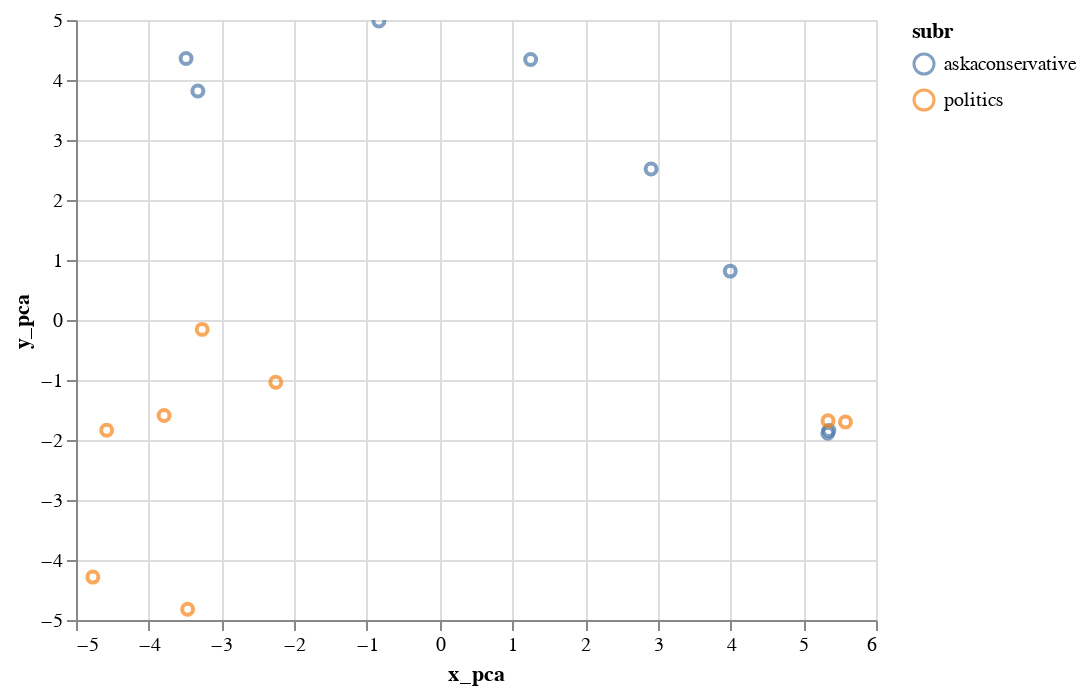

Notebook source saved alongside this figure:
### Code cell
alt.Chart(df)\
    .mark_point()\
    .encode(
        x = 'x_pca',
        y = 'y_pca',
        color = 'subr',
        tooltip = 'year'
    ).interactive()

### Figure 1 — Vega-Lite specification as saved in the notebook (floating-point values rounded to 4 significant figures; data arrays with more than 128 entries replaced by an {"elided": "..."} marker saying what was removed)
{"config": {"view": {"continuousWidth": 400, "continuousHeight": 300}}, "data": {"name": "data-9da9944136ee67ad1cae3977cdad2db1"}, "mark": "point", "encoding": {"color": {"type": "nominal", "field": "subr"}, "tooltip": {"type": "quantitative", "field": "year"}, "x": {"type": "quantitative", "field": "x_pca"}, "y": {"type": "quantitative", "field": "y_pca"}}, "selection": {"selector008": {"type": "interval", "bind": "scales", "encodings": ["x", "y"]}}, "$schema": "https://vega.github.io/schema/vega-lite/v4.8.1.json", "datasets": {"data-9da9944136ee67ad1cae3977cdad2db1": [{"subr": "askaconservative", "year": 2013, "vec": {"elided": "300 float values"}, "x_tsne": 42.72, "y_tsne": -52.18, "x_pca": 5.352, "y_pca": -1.84}, {"subr": "askaconservative", "year": 2014, "vec": {"elided": "300 float values"}, "x_tsne": -28.86, "y_tsne": -62.78, "x_pca": 5.337, "y_pca": -1.886}, {"subr": "askaconservative", "year": 2015, "vec": {"elided": "300 float values"}, "x_tsne": 90.51, "y_tsne": -101.0, "x_pca": 3.996, "y_pca": 0.8149}, {"subr": "askaconservative", "year": 2016, "vec": {"elided": "300 float values"}, "x_tsne": 111.6, "y_tsne": -27.12, "x_pca": 2.907, "y_pca": 2.518}, {"subr": "askaconservative", "year": 2017, "vec": {"elided": "300 float values"}, "x_tsne": 52.19, "y_tsne": 92.4, "x_pca": 1.251, "y_pca": 4.34}, {"subr": "askaconservative", "year": 2018, "vec": {"elided": "300 float values"}, "x_tsne": 16.26, "y_tsne": -120.5, "x_pca": -0.835, "y_pca": 4.984}, {"subr": "askaconservative", "year": 2019, "vec": {"elided": "300 float values"}, "x_tsne": -128.4, "y_tsne": 13.37, "x_pca": -3.486, "y_pca": 4.36}, {"subr": "askaconservative", "year": 2020, "vec": {"elided": "300 float values"}, "x_tsne": -9.374, "y_tsne": 52.65, "x_pca": -3.324, "y_pca": 3.817}, {"subr": "politics", "year": 2013, "vec": {"elided": "300 float values"}, "x_tsne": -61.05, "y_tsne": 2.011, "x_pca": 5.581, "y_pca": -1.701}, {"subr": "politics", "year": 2014, "vec": {"elided": "300 float values"}, "x_tsne": -19.38, "y_tsne": 120.2, "x_pca": 5.34, "y_pca": -1.68}, {"subr": "politics", "year": 2015, "vec": {"elided": "300 float values"}, "x_tsne": 115.9, "y_tsne": 49.55, "x_pca": -4.768, "y_pca": -4.285}, {"subr": "politics", "year": 2016, "vec": {"elided": "300 float values"}, "x_tsne": -60.48, "y_tsne": -123.3, "x_pca": -4.579, "y_pca": -1.837}, {"subr": "politics", "year": 2017, "vec": {"elided": "300 float values"}, "x_tsne": -79.82, "y_tsne": 72.85, "x_pca": -3.265, "y_pca": -0.1565}, {"subr": "politics", "year": 2018, "vec": {"elided": "300 float values"}, "x_tsne": -102.0, "y_tsne": -58.74, "x_pca": -3.789, "y_pca": -1.592}, {"subr": "politics", "year": 2019, "vec": {"elided": "300 float values"}, "x_tsne": 54.76, "y_tsne": 19.16, "x_pca": -3.465, "y_pca": -4.82}, {"subr": "politics", "year": 2020, "vec": {"elided": "300 float values"}, "x_tsne": -0.3589, "y_tsne": -8.231, "x_pca": -2.253, "y_pca": -1.037}]}}
